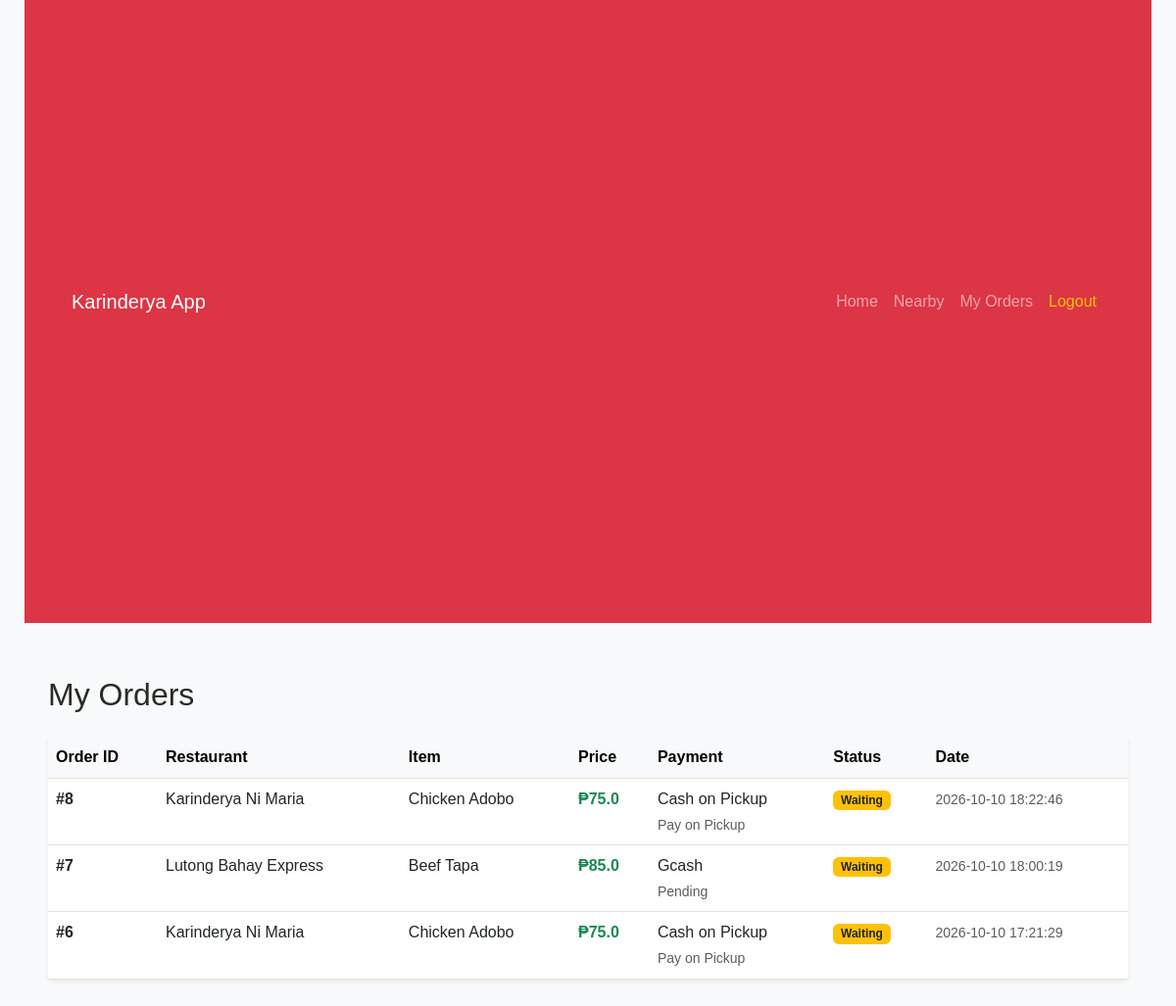
Screenshot of /queue/1 (signed in) with the database file from the repository.
### tables this page shows
CREATE TABLE orders (

            id INTEGER PRIMARY KEY AUTOINCREMENT,

            username TEXT NOT NULL,

            restaurant_id INTEGER NOT NULL,

            restaurant_name TEXT NOT NULL,

            food TEXT NOT NULL,

            price REAL NOT NULL,

            payment_method TEXT NOT NULL,

            payment_status TEXT NOT NULL,

            order_status TEXT NOT NULL,

            created_at TEXT NOT NULL

        );

### app.py (the view, shortened to what this page needs)
@app.route("/queue/<int:order_id>")
def queue(order_id):
    if "username" not in session:
        return redirect(url_for("login"))
    conn = get_db()
    customer_orders = []
    try:
         if isinstance(conn, sqlite3.Connection):
             conn.row_factory = sqlite3.Row
             cursor = conn.cursor()
             order_columns = _table_columns(conn, "orders")
             if {"user_id", "item_id"}.issubset(order_columns) and "user_id" in session:
                  customer_orders = cursor.execute("""
                      SELECT o.*, m.name AS item_name
                      FROM orders o
                      LEFT JOIN menu_items m ON m.id = o.item_id
                      WHERE o.user_id = ?
                      ORDER BY o.id DESC
                  """, (session.get("user_id"),)).fetchall()
             elif "username" in order_columns:
                  customer_orders = cursor.execute(
                      "SELECT * FROM orders WHERE username = ? ORDER BY id DESC",
                      (session["username"],)
                  ).fetchall()
    except Exception as e:
        app.logger.exception(f"Database error while loading orders: {e}")
        abort(500)
    finally:
        conn.close()
    return render_template("orders.html", orders=customer_orders)

### app.py (called while the page is built, shortened)
def get_db():
    database_url = os.environ.get("DATABASE_URL")
    if not database_url:
        if os.environ.get("RAILWAY_ENVIRONMENT"):
            raise RuntimeError(
                "DATABASE_URL is missing in the Railway environment."
            )
        conn = sqlite3.connect(str(DATABASE))
        conn.row_factory = sqlite3.Row
        return conn

def _table_columns(db_conn, table_name):
    if isinstance(db_conn, sqlite3.Connection):
        cursor = db_conn.cursor()
        cursor.execute(f"PRAGMA table_info({table_name})")
        columns = [row[1] for row in cursor.fetchall()]
        return set(columns)
    else:
        cursor = db_conn.cursor()
        cursor.execute(f"SELECT column_name FROM information_schema.columns WHERE table_name = '{table_name}'")
        columns = [row[0] for row in cursor.fetchall()]
        return set(columns)

### templates/orders.html (shortened to what this page needs)
{% extends "base.html" %}
{% block content %}
<h2 class="mb-4">My Orders</h2>
<div class="card shadow-sm border-0">
    <div class="card-body p-0">
        <div class="table-responsive">
            <table class="table table-hover mb-0">
                <thead class="table-light">
                    <tr>
                        <th>Order ID</th>
                        <th>Restaurant</th>
                        <th>Item</th>
                        <th>Price</th>
                        <th>Payment</th>
                        <th>Status</th>
                        <th>Date</th>
                    </tr>
                </thead>
                <tbody>
                    {% for order in orders %}
                    <tr>
                        <td class="fw-bold">#{{ order.id }}</td>
                        <td>{{ order.restaurant_name }}</td>
                        <td>{{ order.food }}</td>
                        <td class="text-success fw-bold">₱{{ order.price }}</td>
                        <td>
                            {{ order.payment_method }}<br>
                            <small class="text-muted">{{ order.payment_status }}</small>
                        </td>
                        <td>
                            {% if order.order_status == 'Waiting' %}
                                <span class="badge bg-warning text-dark">Waiting</span>
                            {% else %}
                                <span class="badge bg-success">{{ order.order_status }}</span>
                            {% endif %}
                        </td>
                        <td><small class="text-muted">{{ order.created_at }}</small></td>
                    </tr>
                    {% else %}
                    <tr>
                        <td colspan="7" class="text-center py-5 text-muted">You have no orders yet.</td>
                    </tr>
                    {% endfor %}
                </tbody>
            </table>
        </div>
    </div>
</div>
{% endblock %}

### style.css/static/style.css (style rules this page uses)
* { box-sizing: border-box; }
body { margin: 0; background: #fffaf2; color: #292b25; font-family: Arial, sans-serif; line-height: 1.6; }
table { width: 100%; border-collapse: collapse; min-width: 650px; text-align: left; }
th, td { padding: 14px; border-bottom: 1px solid #e8e1d5; }
th { background: #f1e9d9; }

### rows the page displays
orders: id "8", restaurant_name "Karinderya Ni Maria", food "Chicken Adobo", price "75.0", payment_method "Cash on Pickup", payment_status "Pay on Pickup", order_status "Waiting", created_at "2026-10-10 18:22:46"
orders: id "7", restaurant_name "Lutong Bahay Express", food "Beef Tapa", price "85.0", payment_method "Gcash", payment_status "Pending", order_status "Waiting", created_at "2026-10-10 18:00:19"
orders: id "6", restaurant_name "Karinderya Ni Maria", food "Chicken Adobo", price "75.0", payment_method "Cash on Pickup", payment_status "Pay on Pickup", order_status "Waiting", created_at "2026-10-10 17:21:29"
